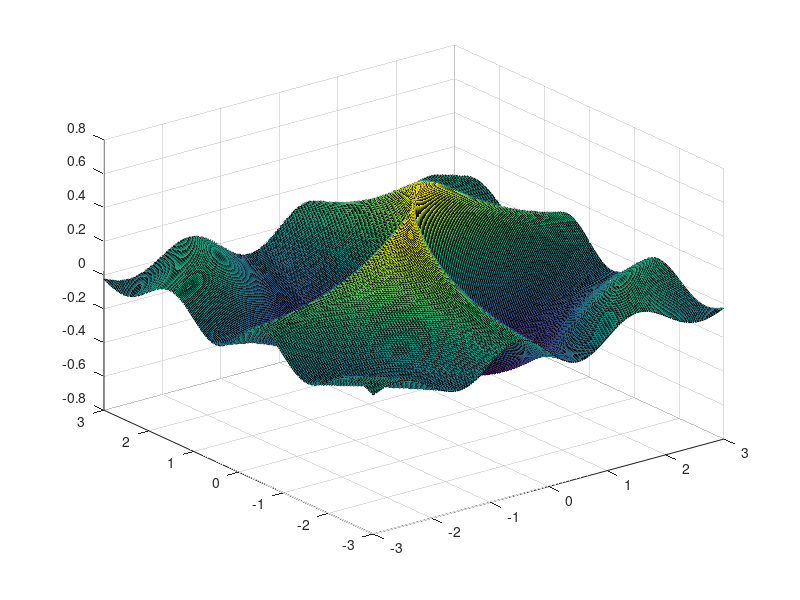

Here is the MATLAB script that generated this plot: (Note: this script raises an error after producing the figure.)
%% Load paths
restoredefaultpath
clear;
addpath('../../cross_validation/standard_train_cv_test_validation')
addpath('../../')
%% make mesh grid data
start_val = -3;
end_val = 3;
sqrtN = 200; %N = sqrtN*sqrtN
N = sqrtN*sqrtN
x_range = linspace(start_val, end_val, sqrtN);
y_range = linspace(start_val, end_val, sqrtN);
[X,Y] = meshgrid(x_range, y_range);
Z = ((X.^2 + Y.^2).^(-1) ) .* sin(X .* Y); %% sinBxy
%%%following code will plot meshgrid data
figure
surf(X,Y,Z)
%% make the entire data set from the meshgrid data
[X_data,Y_data] = make_data_from_meshgrid( X,Y,Z );
[X_data, Y_data] = cross_validation_data.shuffle_data(X_data,Y_data);
%this will plot nonsense
%figure
%surf(Xp,Yp,Zp);
%% divide data for CV
per_train = 0.7;
per_cv = 0.15;
data4cv = cross_validation_data(X_data,Y_data,per_train,per_cv);

[ X_train,X_cv,X_test, y_train,y_cv,y_test ] = data4cv.get_data_for_hold_out_cross_validation();
[~,Ntrain] = size(X_train)
[~,Ncv] = size(X_cv)
[~,Ntest] = size(X_test)

name_file = sprintf('../../data/data_h_1_x2_y2_sinxy_%g_%g_%g_%d_%d_%d.mat',per_train,per_cv,1-per_cv-per_train,Ntrain,Ncv,Ntest);
save( name_file,'data4cv');